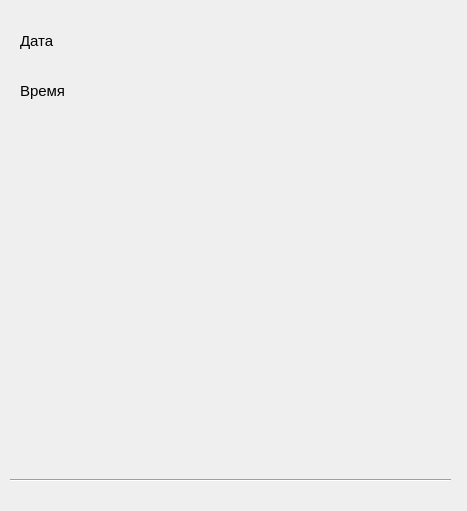
<?xml version="1.0" encoding="UTF-8"?>
<ui version="4.0">
 <class>Form</class>
 <widget class="QWidget" name="Form">
  <property name="geometry">
   <rect>
    <x>0</x>
    <y>0</y>
    <width>467</width>
    <height>511</height>
   </rect>
  </property>
  <property name="windowTitle">
   <string>Form</string>
  </property>
  <widget class="QLabel" name="label">
   <property name="geometry">
    <rect>
     <x>20</x>
     <y>20</y>
     <width>61</width>
     <height>41</height>
    </rect>
   </property>
   <property name="styleSheet">
    <string notr="true">font-size: 15px;
</string>
   </property>
   <property name="text">
    <string>Дата</string>
   </property>
  </widget>
  <widget class="QLabel" name="label_2">
   <property name="geometry">
    <rect>
     <x>20</x>
     <y>70</y>
     <width>61</width>
     <height>41</height>
    </rect>
   </property>
   <property name="styleSheet">
    <string notr="true">font-size: 15px;
</string>
   </property>
   <property name="text">
    <string>Время</string>
   </property>
  </widget>
  <widget class="QLabel" name="label_3">
   <property name="geometry">
    <rect>
     <x>230</x>
     <y>20</y>
     <width>201</width>
     <height>131</height>
    </rect>
   </property>
   <property name="text">
    <string/>
   </property>
  </widget>
  <widget class="QLabel" name="label_4">
   <property name="geometry">
    <rect>
     <x>20</x>
     <y>182</y>
     <width>421</width>
     <height>231</height>
    </rect>
   </property>
   <property name="text">
    <string/>
   </property>
  </widget>
  <widget class="QLabel" name="data">
   <property name="geometry">
    <rect>
     <x>66</x>
     <y>29</y>
     <width>101</width>
     <height>31</height>
    </rect>
   </property>
   <property name="styleSheet">
    <string notr="true"/>
   </property>
   <property name="text">
    <string/>
   </property>
  </widget>
  <widget class="QLabel" name="label_6">
   <property name="geometry">
    <rect>
     <x>80</x>
     <y>80</y>
     <width>111</width>
     <height>31</height>
    </rect>
   </property>
   <property name="styleSheet">
    <string notr="true"/>
   </property>
   <property name="text">
    <string/>
   </property>
  </widget>
  <widget class="Line" name="line">
   <property name="geometry">
    <rect>
     <x>10</x>
     <y>470</y>
     <width>441</width>
     <height>20</height>
    </rect>
   </property>
   <property name="styleSheet">
    <string notr="true">font-size: 15px;
</string>
   </property>
   <property name="orientation">
    <enum>Qt::Horizontal</enum>
   </property>
  </widget>
 </widget>
 <resources/>
 <connections/>
</ui>
